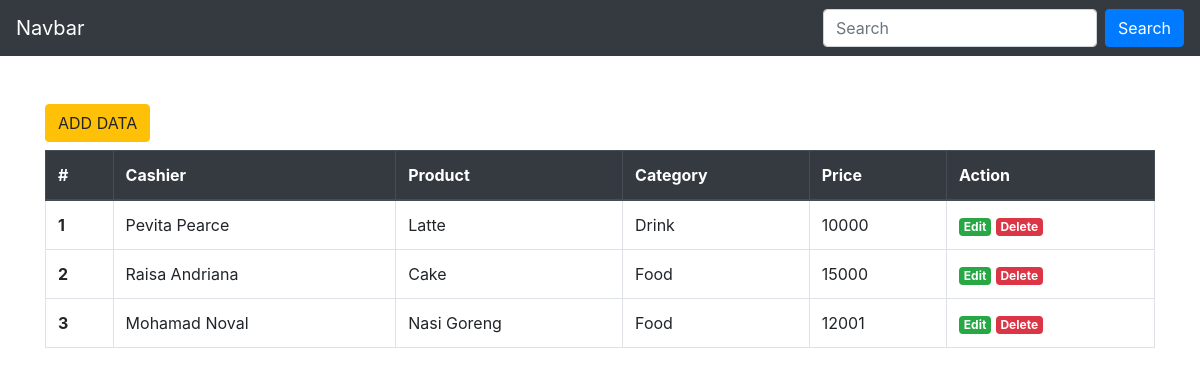
/store/index.php, run on the app's committed database.
### tables this page shows
CREATE TABLE `product` (
  `id` int(11) NOT NULL,
  `name` varchar(255) NOT NULL,
  `price` int(11) NOT NULL,
  `id_category` int(11) NOT NULL,
  `id_cashier` int(11) NOT NULL
);

CREATE TABLE `cashier` (
  `id_cashier` int(11) NOT NULL,
  `name` varchar(255) NOT NULL
);

CREATE TABLE `category` (
  `id_category` int(11) NOT NULL,
  `name` varchar(255) NOT NULL
);

### store/application/controllers/Home.php (called while the page is built, shortened)
<?php
class Home extends CI_Controller
{
    public function __construct()
    {
        $this->load->model('Food_m');
    }
    public function index()
    {
        $data['data'] = $this->Food_m->get()->result();
        $this->load->view('template/header');
        $this->load->view('crud/index', $data);
        $this->load->view('template/footer');
    }
}

### store/index.php (called while the page is built, shortened)
<?php
require_once BASEPATH.'core/CodeIgniter.php';

### store/application/models/Food_m.php (called while the page is built, shortened)
<?php
class Food_m extends CI_Model
{
    public function get($id = null)
    {
        $this->db->select('product.*, category.name as category_name, cashier.name as cashier_name');
        $this->db->from('product');
        $this->db->join('category', 'category.id_category = product.id_category');
        $this->db->join('cashier', 'cashier.id_cashier = product.id_cashier');
        $this->db->order_by('id', 'asc');
        $query = $this->db->get();
        return $query;
    }
}

### store/application/views/crud/index.php (the view)
<div class="container mt-5">
    <a href="<?= base_url() ?>/home/add" class="btn btn-warning">ADD DATA</a>
    <table class="table table-bordered mt-2">
        <thead class="thead-dark">
            <tr>
                <th scope="col">#</th>
                <th scope="col">Cashier</th>
                <th scope="col">Product</th>
                <th scope="col">Category</th>
                <th scope="col">Price</th>
                <th scope="col">Action</th>
            </tr>
        </thead>
        <tbody>
            <?php
            $i = 1;
            foreach ($data as $data) : ?>
                <tr>
                    <th scope="row"><?= $i++ ?></th>
                    <td><?= $data->cashier_name ?></td>
                    <td><?= $data->name ?></td>
                    <td><?= $data->category_name ?></td>
                    <td><?= $data->price ?></td>
                    <td>
                        <a href="<?= base_url() ?>home/edit/<?= $data->id ?>" class="badge badge-success">Edit</a>
                        <a href="<?= base_url() ?>home/del/<?= $data->id ?>" class="badge badge-danger">Delete</a>
                    </td>
                </tr>
            <?php endforeach ?>
        </tbody>
    </table>
</div>

### store/application/views/template/header.php (shortened to what this page needs)
<!DOCTYPE html>
<html lang="en">
<head>
    <link rel="stylesheet" href="https://stackpath.bootstrapcdn.com/bootstrap/4.3.1/css/bootstrap.min.css">
</head>
<body>
    <nav class="navbar navbar-dark bg-dark">
        <a class="navbar-brand" href="#">Navbar</a>
        <form class="form-inline">
            <input class="form-control mr-sm-2" type="search" placeholder="Search" aria-label="Search">
            <button class="btn btn-primary my-2 my-sm-0" type="submit">Search</button>
        </form>
    </nav>

### store/application/views/template/footer.php (shortened to what this page needs)
</body>
</html>

### data on the page
product: id_cashier.name "Pevita Pearce", name "Latte", id_category.name "Drink", price "10000"
product: id_cashier.name "Raisa Andriana", name "Cake", id_category.name "Food", price "15000"
product: id_cashier.name "Mohamad Noval", name "Nasi Goreng", id_category.name "Food", price "12001"
